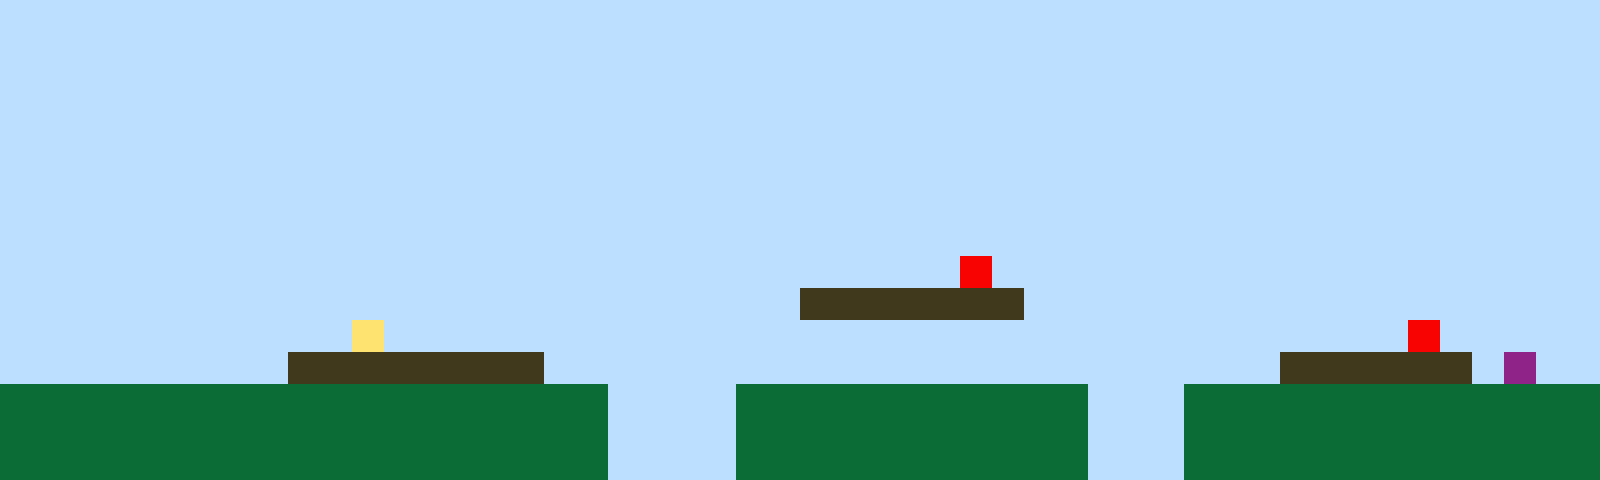

The image is a tile-based game level rendered from a .tmx file. Its description and complete source (layers, tilesets, objects, tile grids) follow:
An orthogonal 50x15 tile map with 32x32 px tiles, 1 tile layer (Tile Layer 1).

<map version="1.10" tiledversion="1.11.2" orientation="orthogonal" renderorder="right-up" width="50" height="15" tilewidth="32" tileheight="32" infinite="0" nextlayerid="2" nextobjectid="1"><editorsettings><export target="map1.csv" format="csv" /></editorsettings><tileset firstgid="1" name="sprites" tilewidth="32" tileheight="32" tilecount="6" columns="3"><image source="sprites.png" width="96" height="64" /></tileset><layer id="1" name="Tile Layer 1" width="50" height="15"><data encoding="csv">1,1,1,1,1,1,1,1,1,1,1,1,1,1,1,1,1,1,1,1,1,1,1,1,1,1,1,1,1,1,1,1,1,1,1,1,1,1,1,1,1,1,1,1,1,1,1,1,1,1,1,1,1,1,1,1,1,1,1,1,1,1,1,1,1,1,1,1,1,1,1,1,1,1,1,1,1,1,1,1,1,1,1,1,1,1,1,1,1,1,1,1,1,1,1,1,1,1,1,1,1,1,1,1,1,1,1,1,1,1,1,1,1,1,1,1,1,1,1,1,1,1,1,1,1,1,1,1,1,1,1,1,1,1,1,1,1,1,1,1,1,1,1,1,1,1,1,1,1,1,1,1,1,1,1,1,1,1,1,1,1,1,1,1,1,1,1,1,1,1,1,1,1,1,1,1,1,1,1,1,1,1,1,1,1,1,1,1,1,1,1,1,1,1,1,1,1,1,1,1,1,1,1,1,1,1,1,1,1,1,1,1,1,1,1,1,1,1,1,1,1,1,1,1,1,1,1,1,1,1,1,1,1,1,1,1,1,1,1,1,1,1,1,1,1,1,1,1,1,1,1,1,1,1,1,1,1,1,1,1,1,1,1,1,1,1,1,1,1,1,1,1,1,1,1,1,1,1,1,1,1,1,1,1,1,1,1,1,1,1,1,1,1,1,1,1,1,1,1,1,1,1,1,1,1,1,1,1,1,1,1,1,1,1,1,1,1,1,1,1,1,1,1,1,1,1,1,1,1,1,1,1,1,1,1,1,1,1,1,1,1,1,1,1,1,1,1,1,1,1,1,1,1,1,1,1,1,1,1,1,1,1,1,1,1,1,1,1,1,1,1,1,1,1,1,1,1,1,1,1,1,1,1,1,1,1,1,1,1,1,1,1,1,1,1,1,1,1,1,1,1,1,1,1,1,1,1,1,1,1,1,1,1,1,1,1,1,1,1,1,1,1,1,1,1,1,1,1,1,1,5,1,1,1,1,1,1,1,1,1,1,1,1,1,1,1,1,1,1,1,1,1,1,1,1,1,1,1,1,1,1,1,1,1,1,1,1,1,1,1,1,1,1,1,1,3,3,3,3,3,3,3,1,1,1,1,1,1,1,1,1,1,1,1,1,1,1,1,1,1,1,1,1,1,1,1,1,1,1,1,1,4,1,1,1,1,1,1,1,1,1,1,1,1,1,1,1,1,1,1,1,1,1,1,1,1,1,1,1,1,1,1,1,1,5,1,1,1,1,1,1,1,1,1,1,1,1,1,1,3,3,3,3,3,3,3,3,1,1,1,1,1,1,1,1,1,1,1,1,1,1,1,1,1,1,1,1,1,1,1,3,3,3,3,3,3,1,6,1,1,2,2,2,2,2,2,2,2,2,2,2,2,2,2,2,2,2,2,2,1,1,1,1,2,2,2,2,2,2,2,2,2,2,2,1,1,1,2,2,2,2,2,2,2,2,2,2,2,2,2,2,2,2,2,2,2,2,2,2,2,2,2,2,2,2,2,2,2,2,1,1,1,1,2,2,2,2,2,2,2,2,2,2,2,1,1,1,2,2,2,2,2,2,2,2,2,2,2,2,2,2,2,2,2,2,2,2,2,2,2,2,2,2,2,2,2,2,2,2,1,1,1,1,2,2,2,2,2,2,2,2,2,2,2,1,1,1,2,2,2,2,2,2,2,2,2,2,2,2,2</data></layer></map>
